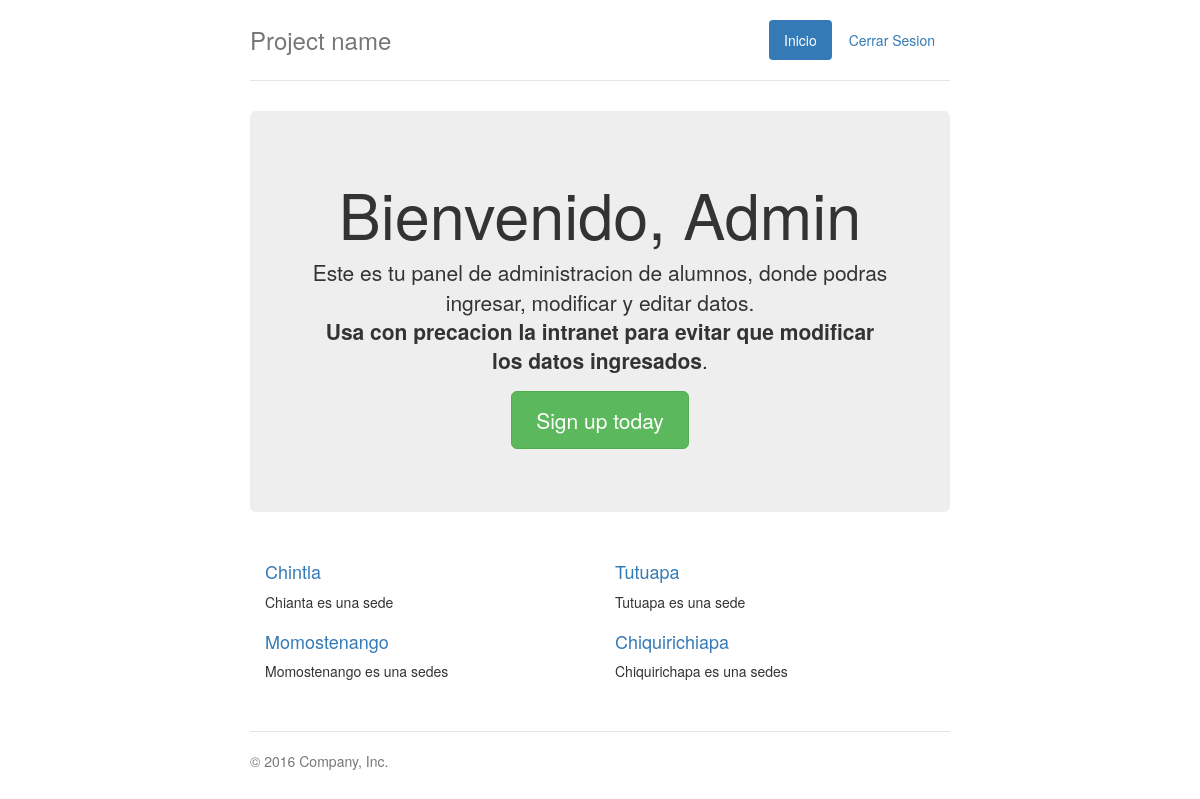
Screenshot of /Panelu.php (signed in) with the database file from the repository.
### tables this page shows
CREATE TABLE sedes(
		ID_Sede int AUTO_INCREMENT PRIMARY KEY,
		sedes varchar(45) NOT NULL,
		descripcion varchar(255) NOT NULL,
		ruta varchar(40) NOT NULL
);

### scripts/funciones.php (called while the page is built, shortened)
<?php
	$conexion = null;
	function getSedesPorUser(){
	global $conexion;
	$respuesta = mysqli_query($conexion, "SELECT S.sedes, S.descripcion, S.ruta FROM permisos P INNER JOIN sedes S ON P.ID_Sede = S.ID_Sede WHERE usuario='".$_SESSION['usuario']."'");
	return $respuesta->fetch_all();
	}
?>

### Panelu.php (the view, shortened to what this page needs)
<?php
	require 'scripts/funciones.php';
	$sedes = getSedesPorUser();
?>
<!DOCTYPE html>
<html lang="en">
  <head>
    <link href="css/bootstrap.min.css" rel="stylesheet">
    <link href="css/ie10-viewport-bug-workaround.css" rel="stylesheet">
    <link href="jumbotron-narrow.css" rel="stylesheet">
  </head>
  <body>
    <div class="container">
      <div class="header clearfix">
        <nav>
          <ul class="nav nav-pills pull-right">
            <li role="presentation" class="active"><a href="#">Inicio</a></li>
            <li role="presentation"><a href="scripts/salir.php">Cerrar Sesion</a></li>
          </ul>
        </nav>
        <h3 class="text-muted">Project name</h3>
      </div>
      <div class="jumbotron">
        <h1>Bienvenido, <?= $_SESSION['usuario'] ?></h1>
        <p class="lead">Este es tu panel de administracion de alumnos, donde podras ingresar, modificar y editar datos. <b><br />Usa con precacion la intranet para evitar que modificar los datos ingresados</b>.</p>
        <p><a class="btn btn-lg btn-success" href="#" role="button">Sign up today</a></p>
      </div>
    	<div class="row marketing">
  <?php foreach( $sedes as $fila ): ?>
  		<div class="col-lg-6">
          <h4><a href="sedes/<?= $fila[2] ?>"><?= $fila[0] ?></a></h4>
          <p><?= $fila[1] ?></p>
        </div>
  <?php endforeach ?>
  		</div>
      <footer class="footer">
        <p>&copy; 2016 Company, Inc.</p>
      </footer>
    </div>
  </body>
</html>

### css/jumbotron-narrow.css (style rules this page uses)
body { padding-top: 20px; padding-bottom: 20px; }
.header, .marketing, .footer { padding-right: 15px; padding-left: 15px; }
.header { padding-bottom: 20px; border-bottom: 1px solid #e5e5e5; }
.header h3 { margin-top: 0; margin-bottom: 0; line-height: 40px; }
.footer { padding-top: 19px; color: #777; border-top: 1px solid #e5e5e5; }
@media (min-width: 768px) { .container { max-width: 730px; } }
.jumbotron { text-align: center; border-bottom: 1px solid #e5e5e5; }
.jumbotron .btn { padding: 14px 24px; font-size: 21px; }
.marketing { margin: 40px 0; }
@media screen and (min-width: 768px) { .header, .marketing, .footer { padding-right: 0; padding-left: 0; } }
@media screen and (min-width: 768px) { .header { margin-bottom: 30px; } }
@media screen and (min-width: 768px) { .jumbotron { border-bottom: 0; } }

### rows the page displays
sedes: sedes "Chintla", descripcion "Chianta es una sede"
sedes: sedes "Tutuapa", descripcion "Tutuapa es una sede"
sedes: sedes "Momostenango", descripcion "Momostenango es una sedes"
sedes: sedes "Chiquirichiapa", descripcion "Chiquirichapa es una sedes"

### other values shown
$_SESSION['usuario'] "Admin"
